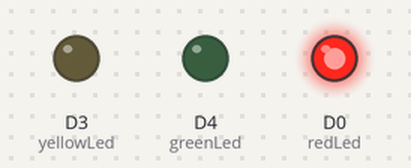
The program below on a simulated ESP8266 (NodeMCU). On the bench: output pins drawn as LEDs (lit = HIGH).

Above: at 0.05 s.
At 1.45 s:
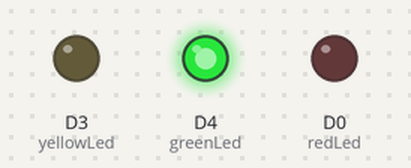
At 2.85 s:
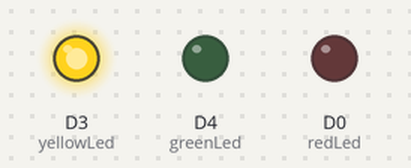
Timing chart, 0 to 3.1 s (numbered marks = the images above):
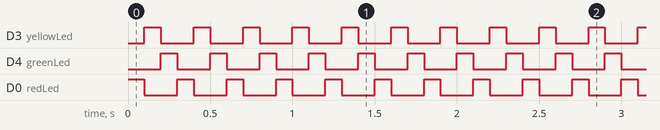

Measured:
- by itself, D3 (yellowLed), D4 (greenLed), D0 (redLed): alternates HIGH for 0.10 s and LOW for 0.20 s

The program:

main.cpp
```cpp
#include <Arduino.h>

// Variable
int redLed = D0;
int yellowLed = D3;
int greenLed = D4;

// put function declarations here:
int myFunction(int, int);

void setup() {
  // put your setup code here, to run once:
pinMode(redLed,OUTPUT);
pinMode(yellowLed,OUTPUT);
pinMode(greenLed,OUTPUT);
}

void loop() {
  // put your main code here, to run repeatedly:
  digitalWrite(redLed,HIGH);
  delay(100);
  digitalWrite(redLed,LOW);
  digitalWrite(yellowLed,HIGH);
  delay(100);
  digitalWrite(yellowLed,LOW);
  digitalWrite(greenLed,HIGH);
  delay(100);
  digitalWrite(greenLed,LOW);

}

// put function definitions here:
int myFunction(int x, int y) {
  return x + y;
}
```
